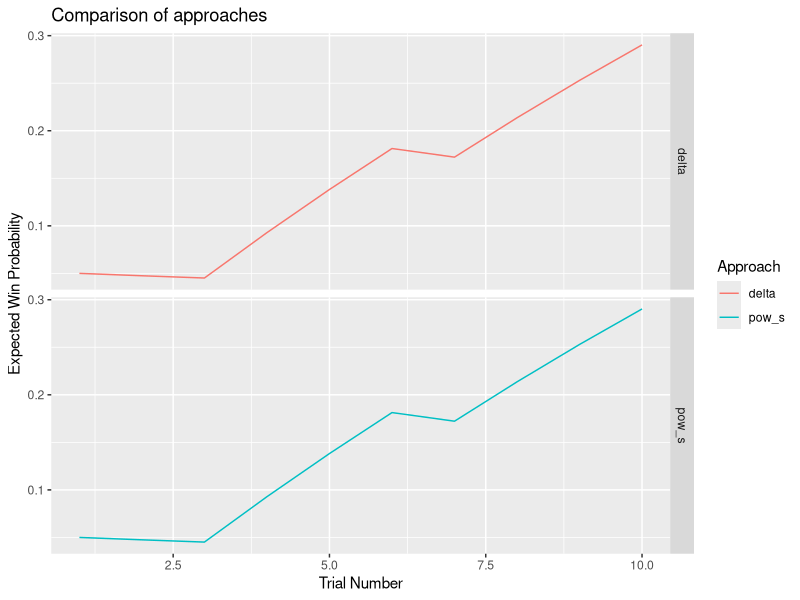

R code for this plot:
## ---- chunk 1
knitr::opts_chunk$set(echo = TRUE, dev = "svg")
## ---- chunk 2
# For pretty plots
library(ggplot2)

# Assign lambda (lambda[1] == first trial)
lambda <- c(1,0,0,1,1,1,0,1,1,1)

# Set learning rate
beta <- 0.05

### Iterative prediction error (Delta rule) approach ###

# Function that iterates the Rescorla-Wagner rule 
  # This function is slightly modified from the last post
  # to ensure that that final expectation is stored
rw_update <- function(lambda, beta, init) {
  # To store expected value for each trial
  Pr_win <- vector(length=length(lambda)+1)
  # Set initial value
  Pr_win[1] <- init
  for (t in 1:(length(lambda))) {
    Pr_win[t+1] <- Pr_win[t] + beta * (lambda[t] - Pr_win[t])
  }
  return(Pr_win)
}

# With initial expectation = 0, iterate Delta rule
delta_results <- rw_update(lambda = lambda, 
                           beta   = beta, 
                           init   = 0)[-1]
                          #             ^
                          # Remove initial value (0)

### Power series approach ###

# Direct exponential weighting (saving all expectations)
power_ser <- NULL
for (i in 1:10) {
  power_ser[i] <- beta * sum((1-beta)^(0:(i-1))*lambda[i:1])
}

### Comparison of both approaches ###
all(round(delta_results, 8) == round(power_ser, 8))

# data.frame for ggplot
all_data <- stack(data.frame(delta = delta_results,
                             pow_s = power_ser))
# Add trial 
all_data[["trial"]] <- rep(1:10, 2)
names(all_data)[2] <- "Approach"

# Visually
p <- ggplot(all_data, aes(x = trial, y = values, color = Approach)) + 
  geom_line() +
  facet_grid(facets = "Approach ~ .") + 
  ggtitle("Comparison of approaches") +
  xlab("Trial Number") +
  ylab("Expected Win Probability")
p
## ---- chunk 3

